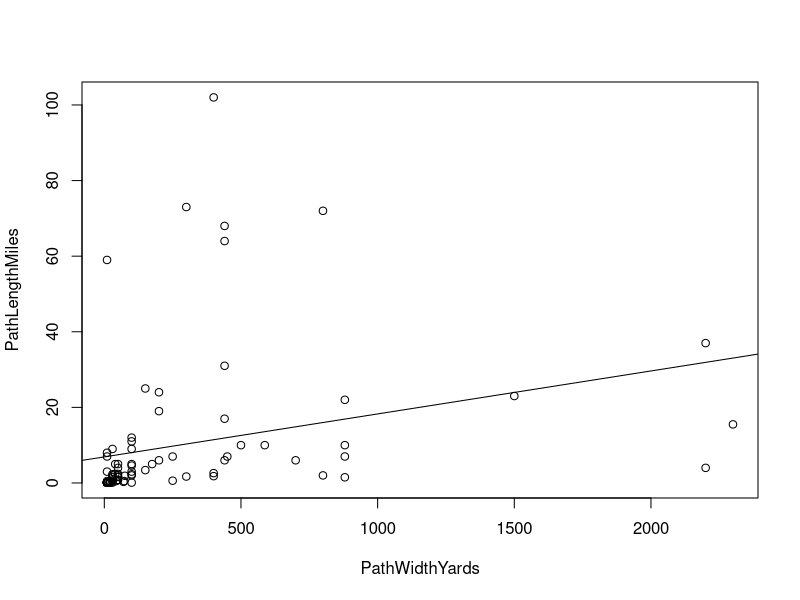

Here is the R script that generated this plot: (Note: this script raises an error after producing the figure.)
## ---- chunk 1
tornadodata <- read.table(header=TRUE, text="
Date  Time  PathLengthMiles  PathWidthYards  FScale  Killed  Injured
12/02/1953 	2130 	1.5 	880 	1 	0 	1 	
05/01/1954 	1800 	59 	10 	4 	0 	65 	
04/26/1955 	1200 	0.1 	10 	1 	0 	0 	
05/26/1955 	0330 	0.1 	10 	0 	0 	0 	
01/22/1957 	0330 	64 	440 	2 	0 	0 	
04/02/1957 	1840 	0.1 	10 	0 	0 	0 
05/24/1957 	1800 	31 	440 	2 	0 	0 	
09/14/1957 	1730 	68 	440 	4 	2 	6 	
09/14/1957 	1756 	0.5 	43 	2 	0 	3 	
05/04/1960 	2005 	8 	10 	4 	0 	0 	
05/05/1960 	1500 	102 	400 	3 	0 	0 	
05/05/1960 	1700 	72 	800 	5 	5 	81 	
02/17/1961 	1815 	73 	300 	3 	0 	11 	
02/17/1961 	1900 	7 	10 	2 	0 	1 	
05/28/1962 	1720 	0.1 	10 	1 	0 	0 	
05/26/1963 	1730 	3 	10 	2 	0 	0 	
05/26/1963 	1800 	0.1 	10 	2 	0 	0 	
04/14/1965 	1834 	0.1 	10 	0 	0 	0 	
04/14/1965 	1845 	0.1 	23 	2 	0 	0 	
05/09/1965 	1515 	0.1 	100 	2 	0 	3 	
05/18/1965 	1820 	0.1 	10 	0 	0 	0 	
05/27/1965 	2225 	0.1 	10 	0 	0 	0 	
06/11/1967 	1705 	0.5 	10 	0 	0 	0 	
05/13/1968 	1345 	12 	100 	3 	0 	0 	
10/05/1970 	1540 	24 	200 	2 	0 	1 	
10/05/1970 	1542 	25 	150 	4 	4 	84 	
06/08/1974 	1850 	2 	800 	2 	0 	0 	
06/29/1976 	1810 	1.5 	30 	0 	0 	0 	
06/29/1976 	1815 	0.1 	30 	0 	0 	0 	
05/21/1977 	0030 	9 	100 	2 	0 	0 	
04/10/1979 	1845 	5 	100 	2 	0 	0 	
04/10/1979 	2005 	0.2 	13  0 	0 	0 
04/10/1979 	2005 	0.2 	13 	0 	0 	0 	
05/17/1981 	1810 	10 	587 	3 	0 	6 	
05/23/1981 	1725 	0.1 	10 	1 	0 	0 
05/23/1981 	1730 	0.1 	10 	1 	0 	0 
06/14/1981 	2150 	0.1 	10 	0 	0 	0 
11/19/1985 	0610 	0.3 	70 	1 	0 	0 
05/16/1986 	2310 	0.5 	73 	1 	0 	0 	
03/13/1990 	1759 	19 	200 	2 	0 	1 	
06/08/1998 	1811 	4 	50 	1 	0 	0 	
10/04/1998 	2050 	3 	100 	1 	0 	0 
10/04/1998 	2058 	2 	100 	1 	0 	0 	
10/04/1998 	2108 	10 	880 	3 	0 	1 	
05/03/1999 	1934 	9 	30 	1 	0 	0 
05/03/1999 	2005 	7 	250 	2 	1 	10 
05/03/1999 	2020 	11 	100 	1 	0 	0 	
04/11/2001 	0200 	5 	50 	1 	0 	0 	
05/16/2003 	1205 	5 	40 	1 	0 	0 	
05/07/2007 	0215 	0.1 	20 	0 	0 	0 	
05/10/2010 	1632 	22 	880 	4 	1 	32 	
05/10/2010 	1639 	17 	440 	2 	0 	3 	
05/10/2010 	1648 	7 	880 	3 	0 	3 	
05/10/2010 	1656 	37 	2200 	3 	0 	28 	
05/24/2011 	1736 	2 	50 	2 	0 	32 	
04/13/2012 	1624 	0.2 	20 	0 	0 	0 	
05/19/2013 	1700 	23 	1500 	4 	2 	10 	
05/19/2013 	1740 	2 	30 	0 	0 	0 	
05/19/2013 	1759 	7 	450 	2 	0 	0 	
05/19/2015 	1519 	0.1 	20 	0 	0 	0 	
05/02/2018 	2019 	0.8 	50 	1 	0 	0 	
05/21/2019 	0333 	2.6 	400 	2 	0 	0 
05/21/2019 	0350 	2.3 	30 	0 	0 	0 	
10/10/2021 	1941 	1.6 	50 	0 	0 	0 	
10/10/2021 	1954 	1.6 	50 	0 	0 	0 	
05/04/2022 	1723 	4.6 	100  0 	0 	0 	
05/04/2022 	1907	2.3 	100 	1 	0 	0 	
05/04/2022 	1928 	3.4 	150 	2 	0 	0 	
05/04/2022 	1935 	5 	175 	1 	0 	0 	
10/24/2022 	0932	0.1 	10 	0 	0 	0 	
12/13/2022 	0546 	0.6 	30 	0 	0 	0 
02/26/2023 	2142 	6 	440 	1 	0 	0 	
02/26/2023 	2145 	6 	200 	2 	0 	0 	
04/19/2023 	1947 	4 	2200 	2 	0 	0 	
04/19/2023 	2004 	0.6 	250 	3 	0 	0 	
04/19/2023 	2013 	6 	700 	2 	0 	0 	
04/19/2023 	2021 	1.8 	400 	1 	0 	0 	
04/19/2023 	2039 	15.5 	2300 	2 	0 	0 	
04/19/2023 	2139	0.8 	50 	1 	0 	0 		
05/11/2023 	2116	1.7 	300 	0 	0 	0 	
10/25/2023 	1730 	0.5 	20 	0 	0 	0 	
04/26/2024 	0352 	2.4 	40 	0 	0 	0 	
04/26/2024 	0353 	1.9 	75 	1 	0 	0 	
04/26/2024 	0405 	2.4 	50 	0 	0 	0 	
04/26/2024 	0428	10 	500 	1 	0 	0 	
11/02/2024 	2210 	1 	30 	0 	0 	0")	
## ---- chunk 2
distancemodel <- lm(PathLengthMiles~PathWidthYards, data=tornadodata)
plot(PathLengthMiles~PathWidthYards, data=tornadodata)
abline(distancemodel)
## ---- chunk 3
summary(distancemodel)
## ---- chunk 4
ggplot(tornadodata, aes(x = FScale, y = Injured, color = FScale)) + geom_point()
## ---- chunk 5
tornadodata <- aov(Injured~FScale, data=tornadodata)
summary(tornadodata)
## ---- chunk 6
tornadodata$FScale <- as.factor(tornadodata$FScale)
tornado_model <- aov(Injured ~ FScale, data = tornadodata)
duckTukey <- TukeyHSD(tornado_model)
duckTukey
plot(duckTukey)
## ---- chunk 7
ggplot(tornadodata, aes(x = FScale, y = Killed, color = FScale)) + geom_point()
## ---- chunk 8
tornadodata <- aov(Killed~FScale, data=tornadodata)
summary(tornadodata)
## ---- chunk 9
tornadodata$FScale <- as.factor(tornadodata$FScale)
tornado_model <- aov(Killed ~ FScale, data = tornadodata)
duckTukey <- TukeyHSD(tornado_model)
duckTukey
plot(duckTukey)
